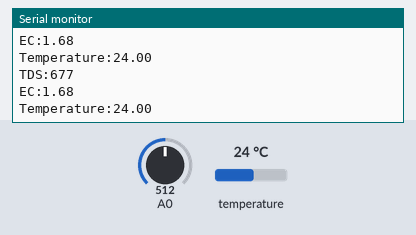
Simulated run of this sketch. Board: ESP8266 (NodeMCU). Shown: the last lines printed to the serial monitor. Wiring (inferred from the names in the program): DS18B20 sensor: data D5. The inputs (shaded band) are chosen by the test bench; at power-on: temperature 24 °C, A0 = 512. WiFi joins after 1.5 s; servers stay silent unless stated; no MQTT or app messages arrive unless stated.

Above: at 2.7 s.
2.8 s: temperature set to 12 °C
At 3.5 s:
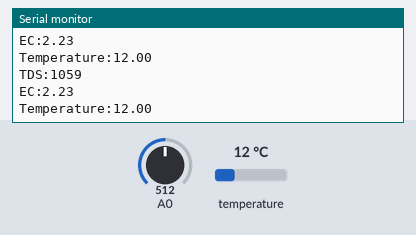
4.3 s: A0 set to 716
At 4.8 s:
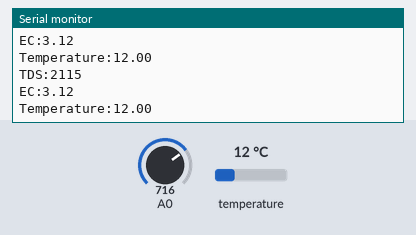
5.8 s: temperature set to 19 °C
At 6.8 s:
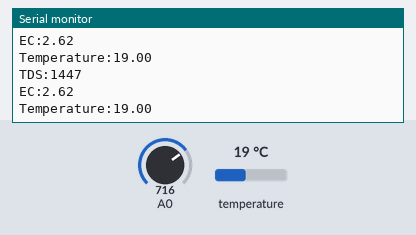
Timing chart, 0 to 7.1 s (numbered marks = the images above; inputs shaded):
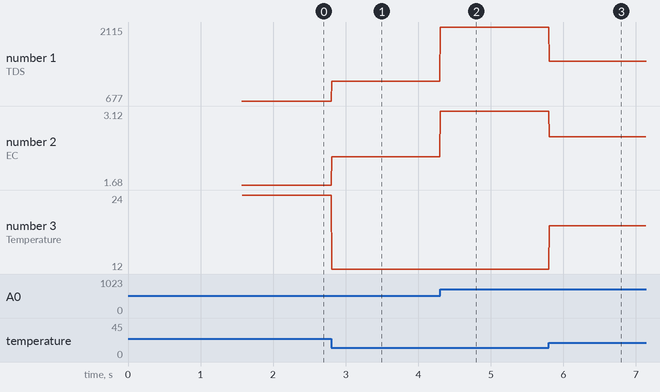

The sketch:

IoT-tds-sensor.ino
```cpp
#include <ESP8266WiFi.h>
#include <PubSubClient.h>
#include <Wire.h>

const char *ssid =  "Fast";     // replace with your wifi ssid and wpa2 key
const char *password =  "lasagna enak";
const char *mqtt_server = "138.2.87.224";

WiFiClient espClient;
PubSubClient client(espClient);

long now = millis();
long lastMeasure = 0;
long lastMsg = 0;
char msg[50];
int value = 0;

unsigned long previousSend = 0;

int DSPIN = D5; // Dallas Temperature Sensor

namespace pin
{
const byte tds_sensor = A0;   // TDS Sensor
}

namespace device
{
float aref = 3.3;
}

namespace sensor
{
float ec = 0;
unsigned int tds = 0;
float ecCalibration = 1;
}

void setup_wifi(){
  delay(10);
  Serial.println();
  Serial.print("Connecting to ");
  Serial.println(ssid);
  WiFi.begin(ssid, password);
  while (WiFi.status() != WL_CONNECTED){
    delay(500);
    Serial.print(".");
  }
  Serial.println("");
  Serial.print("WiFi connected - ESP IP address: ");
  Serial.println(WiFi.localIP());

}
void reconnect(){
  while (!client.connected()){
    Serial.print("Attempting MQTT connection...");

    if (client.connect("ESP8266Client")){
      Serial.println("connected");
      client.subscribe("lampu");
    }else{
      Serial.print("failed, rc= ");
      Serial.print(client.state());
      Serial.println("try again in 5 seconds");
      delay(3000);
    }
  }
}

void setup()
{
  Serial.begin(115200);
  setup_wifi();
  client.setServer(mqtt_server, 1883);
}

void loop(){
if(!client.connected()){
    reconnect();
  }

  if(!client.loop())
    client.connect("ESP8266Client");

  now = millis();

  double waterTemp = TempRead();
  waterTemp  = waterTemp*0.0625; // conversion accuracy is 0.0625 / LSB

  float rawEc = analogRead(pin::tds_sensor) * device::aref / 1024.0; // read the analog value more stable by the median filtering algorithm, and convert to voltage value
  float temperatureCoefficient = 1.0 + 0.02 * (waterTemp - 25.0); // temperature compensation formula: fFinalResult(25^C) = fFinalResult(current)/(1.0+0.02*(fTP-25.0));

  sensor::ec = (rawEc / temperatureCoefficient) * sensor::ecCalibration; // temperature and calibration compensation
  sensor::tds = (133.42 * pow(sensor::ec, 3) - 255.86 * sensor::ec * sensor::ec + 857.39 * sensor::ec) * 0.5; //convert voltage value to tds value

  Serial.print(F("TDS:")); Serial.println(sensor::tds);
  Serial.print(F("EC:")); Serial.println(sensor::ec, 2);
  Serial.print(F("Temperature:")); Serial.println(waterTemp,2);
  Serial.print(F(""));

  unsigned long currentSend = millis();
  if (currentSend - previousSend >= 1000) {
    previousSend = currentSend;
    char suhuAir[8];
    dtostrf(waterTemp, 1, 2, suhuAir);
    client.publish("suhu", suhuAir);

    char tds[8];
    dtostrf(sensor::tds, 1, 2, tds);
    client.publish("tds", tds);

    char ec[8];
    dtostrf(sensor::ec, 1, 2, ec);
    client.publish("ec", ec);
  }

}


boolean DS18B20_Init()
{
  pinMode(DSPIN, OUTPUT);
  digitalWrite(DSPIN, HIGH);
  delayMicroseconds(5);
  digitalWrite(DSPIN, LOW);
  delayMicroseconds(750);//480-960
  digitalWrite(DSPIN, HIGH);
  pinMode(DSPIN, INPUT);
  int t = 0;
  while(digitalRead(DSPIN))
  {
    t++;
    if(t > 60) return false;
    delayMicroseconds(1);
  }
  t = 480 - t;
  pinMode(DSPIN, OUTPUT);
  delayMicroseconds(t);
  digitalWrite(DSPIN, HIGH);
  return true;
}

void DS18B20_Write(byte data)
{
  pinMode(DSPIN, OUTPUT);
  for(int i=0; i<8; i++)
  {
    digitalWrite(DSPIN, LOW);
    delayMicroseconds(10);
    if(data & 1) digitalWrite(DSPIN, HIGH);
    else digitalWrite(DSPIN, LOW);
    data >>= 1;
    delayMicroseconds(50);
    digitalWrite(DSPIN, HIGH);
  }
}

byte DS18B20_Read()
{
  pinMode(DSPIN, OUTPUT);
  digitalWrite(DSPIN, HIGH);
  delayMicroseconds(2);
  byte data = 0;
  for(int i=0; i<8; i++)
  {
    digitalWrite(DSPIN, LOW);
    delayMicroseconds(1);
    digitalWrite(DSPIN, HIGH);
    pinMode(DSPIN, INPUT);
    delayMicroseconds(5);
    data >>= 1;
    if(digitalRead(DSPIN)) data |= 0x80;
    delayMicroseconds(55);
    pinMode(DSPIN, OUTPUT);
    digitalWrite(DSPIN, HIGH);
  }
  return data;
}

int TempRead()
{
  if(!DS18B20_Init()) return 0;
   DS18B20_Write (0xCC); // Send skip ROM command
   DS18B20_Write (0x44); // Send reading start conversion command
  if(!DS18B20_Init()) return 0;
   DS18B20_Write (0xCC); // Send skip ROM command
   DS18B20_Write (0xBE); // Read the register, a total of nine bytes, the first two bytes are the conversion value
   int waterTemp = DS18B20_Read (); // Low byte
   waterTemp |= DS18B20_Read () << 8; // High byte
  return waterTemp;
}
```

Measured:
- after the input at 2.8 s, the serial monitor: prints a new line at once (image 1)
- after the input at 4.3 s, the serial monitor: prints a new line at once (image 2)
- after the input at 5.8 s, the serial monitor: prints a new line at once (image 3)
- plotted number 1: 677 → 1059 after the input at 2.8 s, 1059 → 2115 after the input at 4.3 s, 2115 → 1447 after the input at 5.8 s
- plotted number 2: 1.68 → 2.23 after the input at 2.8 s, 2.23 → 3.12 after the input at 4.3 s, 3.12 → 2.62 after the input at 5.8 s
- plotted number 3: 24 → 12 after the input at 2.8 s, 12 → 19 after the input at 5.8 s
